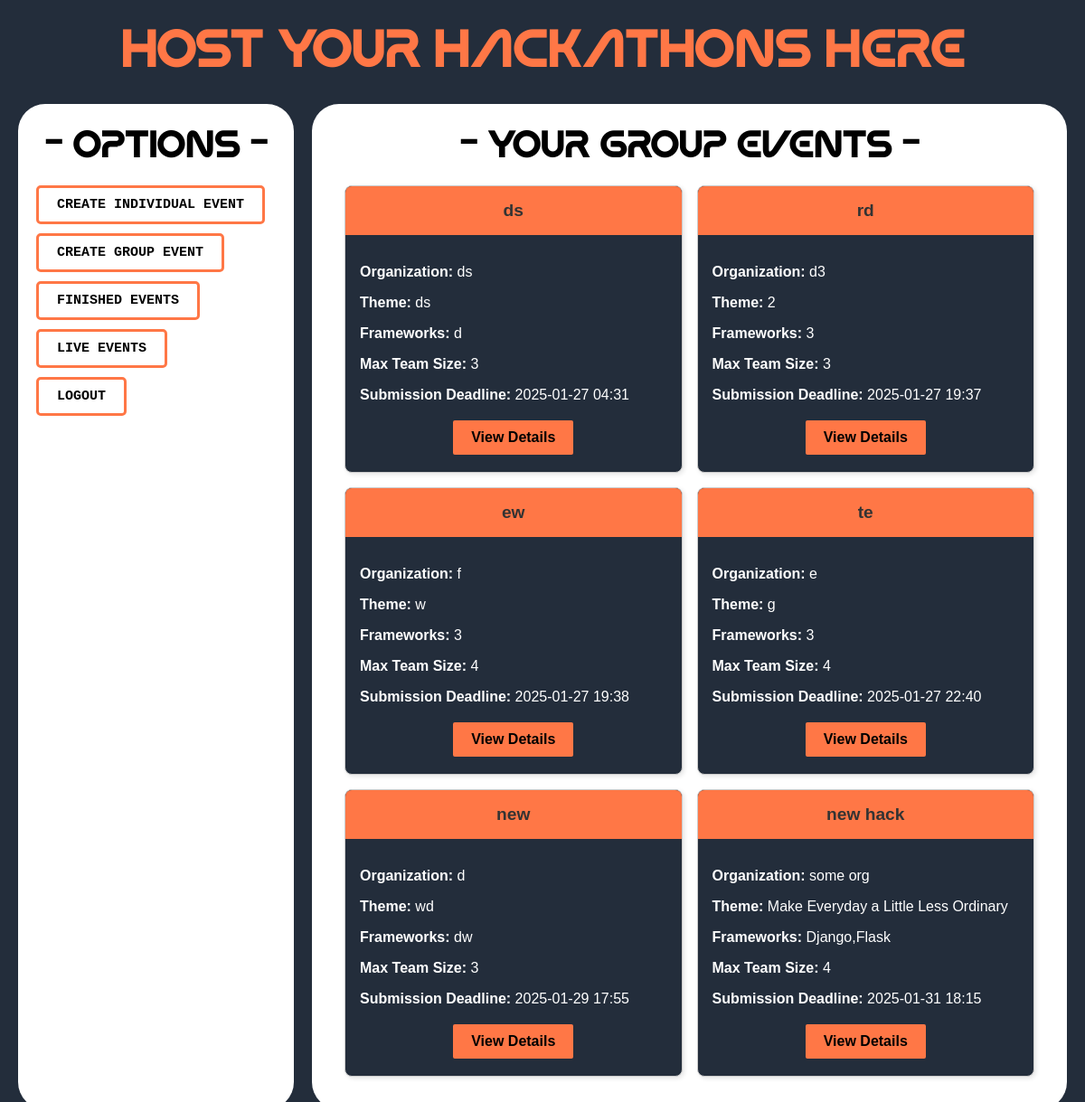
Before: /host/dashboard/ (signed in) with the older database file.
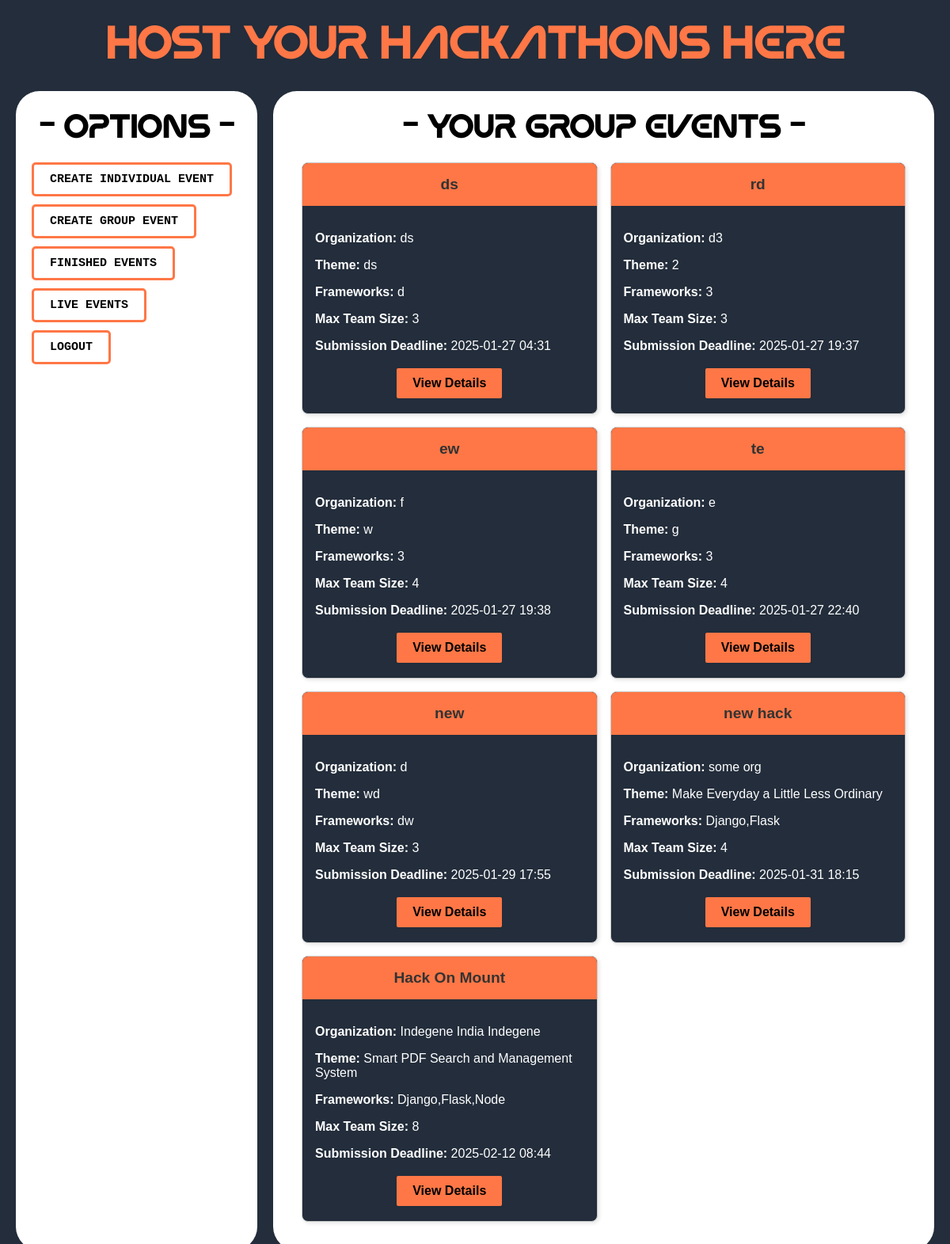
After: the same page with the newer database file.
### host/models.py (models this page shows)
class GroupEvent(models.Model):
    hackathon_name = models.CharField(max_length=200)
    organization = models.CharField(max_length=200)
    theme = models.CharField(max_length=200)
    frameworks = models.CharField(max_length=300)
    max_team_size = models.IntegerField()
    last_submission_datetime = models.DateTimeField()
    evaluation_criteria = models.TextField()
    created_by = models.ForeignKey(settings.AUTH_USER_MODEL, on_delete=models.CASCADE, related_name="group_events")

### host/views.py (the view)
# urls.py: path('dashboard/', views.host_dashboard, name='host_dashboard'),
@login_required
def host_dashboard(request):
    user_group_events = GroupEvent.objects.filter(created_by=request.user)
    print(now())
    return render(request, "host/host_dashboard.html", {"group_events": user_group_events})

### templates/host/host_dashboard.html (shortened to what this page needs)
{% load static %}
<!DOCTYPE html>
<html lang="en">
<head>
</head>
<body>
    <h1 class="heading">Host your Hackathons here</h1>
    <div class="lower-section">
        <div class="menu">
            <h1 style="color:black;text-align: center;">- options -</h1>
            <ul>
                <li><a href="{% url "host:create_individual_event" %}" class="btn-link">CREATE INDIVIDUAL EVENT</a></li>
                <li><a href="{% url "host:create_group_event" %}" class="btn-link">CREATE GROUP EVENT</a></li>
                <li><a href="{% url "host:finished_group_events" %}" class="btn-link">FINISHED EVENTS</a></li>
                <li><a href="{% url "host:live_events" %}" class="btn-link">LIVE EVENTS</a></li>
                <li><a href="{% url "host:logout" %}" class="btn-link">LOGOUT</a></li>
            </ul>
        </div>
        <div class="content">
            {% block right_div %}
            <h1 style="color:black;text-align: center;">- Your group events -</h1>
            {% if group_events %}
                <div class="cards-container" style="display: grid; grid-template-columns: repeat(2, 1fr); gap: 16px;">
                    {% for event in group_events %}
                        <div class="card" >
                            <div class="hackathon_name">
                                {{ event.hackathon_name }}
                            </div>
                            <div style="padding: 16px;">
                                <p><strong>Organization:</strong> {{ event.organization }}</p>
                                <p><strong>Theme:</strong> {{ event.theme }}</p>
                                <p><strong>Frameworks:</strong> {{ event.frameworks }}</p>
                                <p><strong>Max Team Size:</strong> {{ event.max_team_size }}</p>
                                <p><strong>Submission Deadline:</strong> {{ event.last_submission_datetime|date:"Y-m-d H:i" }}</p>
                                <div style="text-align: center; margin-top: 16px;">
                                    <a href="#" class="btn-like" >
                                        View Details
                                    </a>
                                </div>
                            </div>
                        </div>
                    {% endfor %}
                </div>
            {% else %}
                <p>No group events found. <a href="{% url 'host:create_group_event' %}">Create your first event!</a></p>
            {% endif %}
        {% endblock right_div %}
        </div>
    </div>
</body>
</html>

Changed rows visible on the page:
added GroupEvent: hackathon_name "Hack On Mount", organization "Indegene India Indegene", theme "Smart PDF Search and Management System", frameworks "Django,Flask,Node", max_team_size "8", last_submission_datetime "2025-02-12 08:44"
